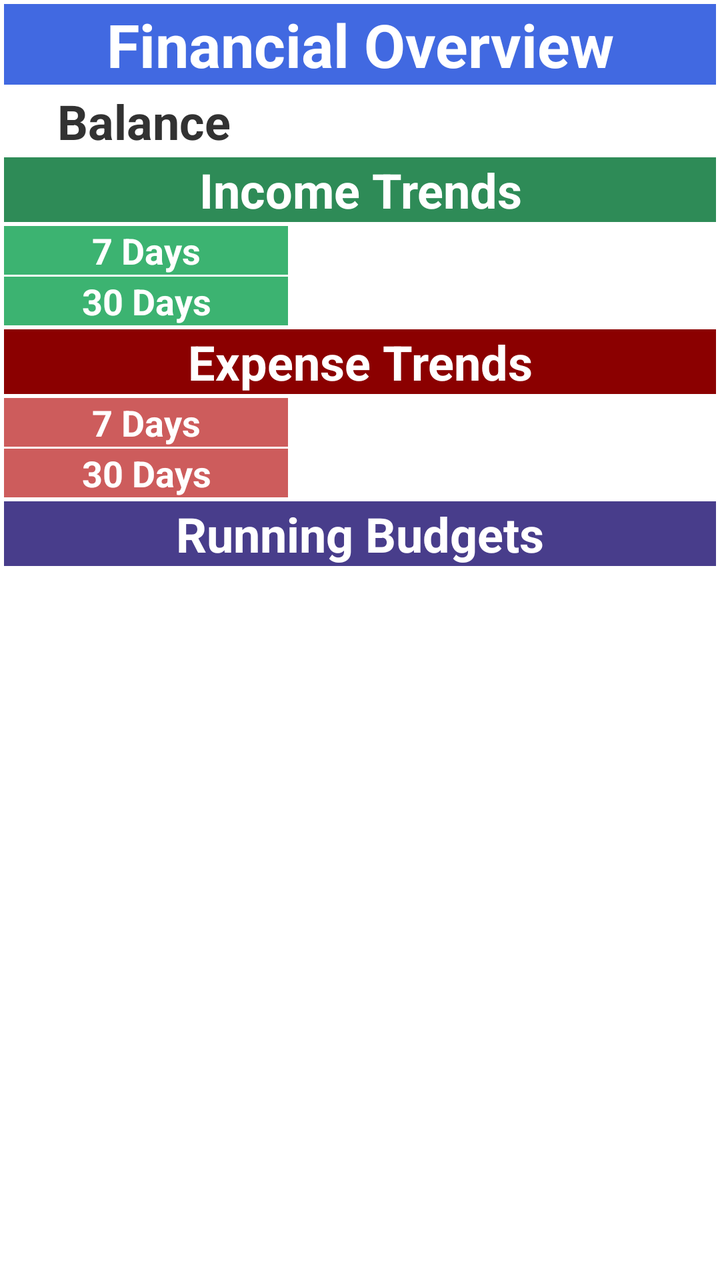
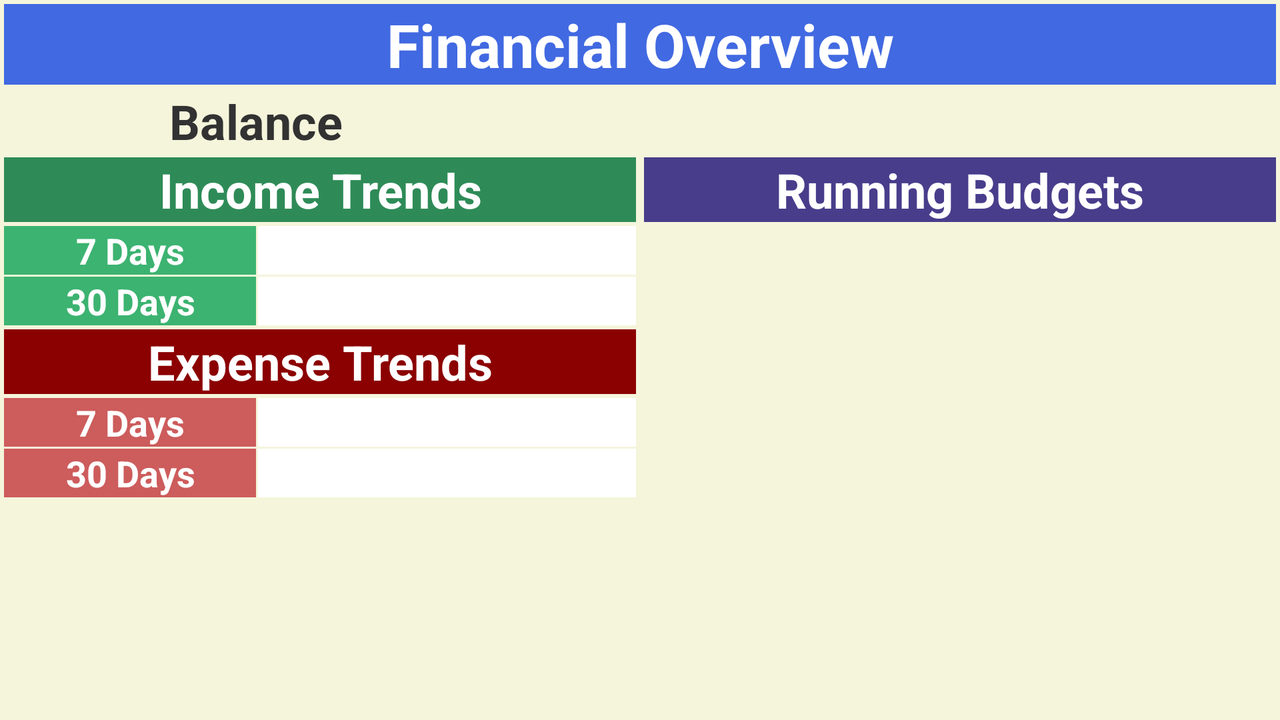

Two renders of one Android screen. The first uses the default layout on a phone; the second uses the alternative layout the repository ships for a different screen configuration, on a matching device. The two XML files are below.
<!-- AndroidManifest.xml: application theme AppTheme -->
<!-- res/layout/overview.xml -->
<?xml version="1.0" encoding="utf-8"?>
<LinearLayout xmlns:android="http://schemas.android.com/apk/res/android"
    android:layout_width="fill_parent"
    android:layout_height="fill_parent"
    android:orientation="vertical">

    <TextView
        android:layout_width="fill_parent"
        android:layout_height="wrap_content"
        android:layout_gravity="center"
        android:layout_margin="2dp"
        android:background="@color/RoyalBlue"
        android:gravity="center_horizontal"
        android:text="@string/label_overview"
        android:textColor="@color/White"
        android:textSize="30sp"
        android:textStyle="bold" />

    <LinearLayout
        android:layout_width="fill_parent"
        android:layout_height="wrap_content"
        android:orientation="horizontal">

        <TextView
            android:layout_width="0dp"
            android:layout_height="wrap_content"
            android:layout_weight="0.40"
            android:gravity="center"
            android:text="@string/balance_amount_text"
            android:textSize="24sp"
            android:textStyle="bold" />

        <TextView
            android:id="@+id/balance"
            android:layout_width="0dp"
            android:layout_height="wrap_content"
            android:layout_weight="0.60"
            android:gravity="center"
            android:textSize="24sp"
            android:textStyle="bold" />
    </LinearLayout>


    <TextView
        android:layout_width="fill_parent"
        android:layout_height="wrap_content"
        android:layout_gravity="center"
        android:layout_margin="2dp"
        android:background="@color/SeaGreen"
        android:gravity="center_horizontal"
        android:text="@string/label_income_trends"
        android:textColor="@color/White"
        android:textSize="24sp"
        android:textStyle="bold" />

    <LinearLayout
        android:layout_width="fill_parent"
        android:layout_height="wrap_content"
        android:orientation="horizontal">

        <TextView
            android:layout_width="0dp"
            android:layout_height="wrap_content"
            android:layout_marginBottom="1dp"
            android:layout_marginLeft="2dp"
            android:layout_weight="0.40"
            android:background="@color/MediumSeaGreen"
            android:gravity="center"
            android:text="@string/label_last_7_days"
            android:textColor="@android:color/white"
            android:textSize="18sp"
            android:textStyle="bold" />

        <TextView
            android:id="@+id/income_last_7_days"
            android:layout_width="0dp"
            android:layout_height="wrap_content"
            android:layout_marginBottom="1dp"
            android:layout_marginLeft="1dp"
            android:layout_marginRight="2dp"
            android:layout_weight="0.6"
            android:background="@android:color/white"
            android:gravity="center"
            android:textColor="@android:color/black"
            android:textSize="18sp" />
    </LinearLayout>

    <LinearLayout
        android:layout_width="fill_parent"
        android:layout_height="wrap_content"
        android:orientation="horizontal">

        <TextView
            android:layout_width="0dp"
            android:layout_height="wrap_content"
            android:layout_marginLeft="2dp"
            android:layout_weight="0.40"
            android:background="@color/MediumSeaGreen"
            android:gravity="center"
            android:text="@string/label_last_one_month"
            android:textColor="@android:color/white"
            android:textSize="18sp"
            android:textStyle="bold" />

        <TextView
            android:id="@+id/income_last_one_month"
            android:layout_width="0dp"
            android:layout_height="wrap_content"
            android:layout_marginLeft="1dp"
            android:layout_marginRight="2dp"
            android:layout_weight="0.6"
            android:background="@android:color/white"
            android:gravity="center"
            android:textColor="@android:color/black"
            android:textSize="18sp" />
    </LinearLayout>


    <TextView
        android:layout_width="fill_parent"
        android:layout_height="wrap_content"
        android:layout_gravity="center"
        android:layout_margin="2dp"
        android:background="@color/DarkRed"
        android:gravity="center_horizontal"
        android:text="@string/label_expense_trends"
        android:textColor="@color/White"
        android:textSize="24sp"
        android:textStyle="bold" />

    <LinearLayout
        android:layout_width="fill_parent"
        android:layout_height="wrap_content"
        android:orientation="horizontal">

        <TextView
            android:layout_width="0dp"
            android:layout_height="wrap_content"
            android:layout_marginBottom="1dp"
            android:layout_marginLeft="2dp"
            android:layout_weight="0.4"
            android:background="@color/IndianRed"
            android:gravity="center"
            android:text="@string/label_last_7_days"
            android:textColor="@android:color/white"
            android:textSize="18sp"
            android:textStyle="bold" />

        <TextView
            android:id="@+id/expense_last_7_days"
            android:layout_width="0dp"
            android:layout_height="wrap_content"
            android:layout_marginBottom="1dp"
            android:layout_marginLeft="1dp"
            android:layout_marginRight="2dp"
            android:layout_weight="0.6"
            android:background="@android:color/white"
            android:gravity="center"
            android:textColor="@android:color/black"
            android:textSize="18sp" />
    </LinearLayout>

    <LinearLayout
        android:layout_width="fill_parent"
        android:layout_height="wrap_content"
        android:orientation="horizontal">

        <TextView
            android:layout_width="0dp"
            android:layout_height="wrap_content"
            android:layout_marginLeft="2dp"
            android:layout_weight="0.4"
            android:background="@color/IndianRed"
            android:gravity="center"
            android:text="@string/label_last_one_month"
            android:textColor="@android:color/white"
            android:textSize="18sp"
            android:textStyle="bold" />

        <TextView
            android:id="@+id/expense_last_one_month"
            android:layout_width="0dp"
            android:layout_height="wrap_content"
            android:layout_marginLeft="1dp"
            android:layout_marginRight="2dp"
            android:layout_weight="0.6"
            android:background="@android:color/white"
            android:gravity="center"
            android:textColor="@android:color/black"
            android:textSize="18sp" />
    </LinearLayout>


    <TextView
        android:layout_width="fill_parent"
        android:layout_height="wrap_content"
        android:layout_gravity="center"
        android:layout_marginBottom="1dp"
        android:layout_marginLeft="2dp"
        android:layout_marginRight="2dp"
        android:layout_marginTop="2dp"
        android:background="@color/DarkSlateBlue"
        android:gravity="center_horizontal"
        android:text="@string/label_running_budgets"
        android:textColor="@android:color/white"
        android:textSize="24sp"
        android:textStyle="bold" />

    <ListView
        android:id="@android:id/list"
        android:layout_width="fill_parent"
        android:layout_height="wrap_content" />

</LinearLayout>
<!-- resources referenced by this layout -->
<resources>
  <color name="DarkRed">#8B0000</color>
  <color name="DarkSlateBlue">#483D8B</color>
  <color name="IndianRed">#CD5C5C</color>
  <color name="MediumSeaGreen">#3cb371</color>
  <color name="RoyalBlue">#4169e1</color>
  <color name="SeaGreen">#2E8B57</color>
  <color name="White">#FFFFFF</color>
  <string name="balance_amount_text">Balance</string>
  <string name="label_expense_trends">Expense Trends</string>
  <string name="label_income_trends">Income Trends</string>
  <string name="label_last_7_days">7 Days</string>
  <string name="label_last_one_month">30 Days</string>
  <string name="label_overview">Financial Overview</string>
  <string name="label_running_budgets">Running Budgets</string>
  <style name="AppTheme" parent="AppBaseTheme">
          
      </style>
  <style name="AppBaseTheme" parent="android:Theme.Light">
          
      </style>
</resources>
<!-- res/layout-land/overview.xml (the repository's variant of the layout above) -->
<!-- drawn on the phone turned sideways -->
<?xml version="1.0" encoding="utf-8"?>
<LinearLayout xmlns:android="http://schemas.android.com/apk/res/android"
    android:layout_width="fill_parent"
    android:layout_height="fill_parent"
    android:background="@color/Beige"
    android:orientation="vertical">

    <TextView
        android:layout_width="fill_parent"
        android:layout_height="wrap_content"
        android:layout_gravity="center"
        android:layout_margin="2dp"
        android:background="@color/RoyalBlue"
        android:gravity="center_horizontal"
        android:text="@string/label_overview"
        android:textColor="@color/White"
        android:textSize="30sp"
        android:textStyle="bold" />

    <LinearLayout
        android:layout_width="fill_parent"
        android:layout_height="wrap_content"
        android:orientation="horizontal">

        <TextView
            android:layout_width="0dp"
            android:layout_height="wrap_content"
            android:layout_weight="0.40"
            android:gravity="center"
            android:text="@string/balance_amount_text"
            android:textSize="24sp"
            android:textStyle="bold" />

        <TextView
            android:id="@+id/balance"
            android:layout_width="0dp"
            android:layout_height="wrap_content"
            android:layout_weight="0.60"
            android:gravity="center"
            android:textSize="24sp"
            android:textStyle="bold" />
    </LinearLayout>


    <LinearLayout
        android:layout_width="fill_parent"
        android:layout_height="wrap_content"
        android:orientation="horizontal">

        <LinearLayout
            android:layout_width="0dp"
            android:layout_height="wrap_content"
            android:layout_weight="0.5"
            android:orientation="vertical">

            <TextView
                android:layout_width="fill_parent"
                android:layout_height="wrap_content"
                android:layout_gravity="left"
                android:layout_margin="2dp"
                android:background="@color/SeaGreen"
                android:gravity="center_horizontal"
                android:text="@string/label_income_trends"
                android:textColor="@color/White"
                android:textSize="24sp"
                android:textStyle="bold" />

            <LinearLayout
                android:layout_width="fill_parent"
                android:layout_height="wrap_content"
                android:orientation="horizontal">

                <TextView
                    android:layout_width="0dp"
                    android:layout_height="wrap_content"
                    android:layout_marginBottom="1dp"
                    android:layout_marginLeft="2dp"
                    android:layout_weight="0.40"
                    android:background="@color/MediumSeaGreen"
                    android:gravity="center"
                    android:text="@string/label_last_7_days"
                    android:textColor="@android:color/white"
                    android:textSize="18sp"
                    android:textStyle="bold" />

                <TextView
                    android:id="@+id/income_last_7_days"
                    android:layout_width="0dp"
                    android:layout_height="wrap_content"
                    android:layout_marginBottom="1dp"
                    android:layout_marginLeft="1dp"
                    android:layout_marginRight="2dp"
                    android:layout_weight="0.6"
                    android:background="@android:color/white"
                    android:gravity="center"
                    android:textColor="@android:color/black"
                    android:textSize="18sp" />
            </LinearLayout>

            <LinearLayout
                android:layout_width="fill_parent"
                android:layout_height="wrap_content"
                android:orientation="horizontal">

                <TextView
                    android:layout_width="0dp"
                    android:layout_height="wrap_content"
                    android:layout_marginLeft="2dp"
                    android:layout_weight="0.40"
                    android:background="@color/MediumSeaGreen"
                    android:gravity="center"
                    android:text="@string/label_last_one_month"
                    android:textColor="@android:color/white"
                    android:textSize="18sp"
                    android:textStyle="bold" />

                <TextView
                    android:id="@+id/income_last_one_month"
                    android:layout_width="0dp"
                    android:layout_height="wrap_content"
                    android:layout_marginLeft="1dp"
                    android:layout_marginRight="2dp"
                    android:layout_weight="0.6"
                    android:background="@android:color/white"
                    android:gravity="center"
                    android:textColor="@android:color/black"
                    android:textSize="18sp" />
            </LinearLayout>


            <TextView
                android:layout_width="fill_parent"
                android:layout_height="wrap_content"
                android:layout_margin="2dp"
                android:background="@color/DarkRed"
                android:gravity="center_horizontal"
                android:text="@string/label_expense_trends"
                android:textColor="@color/White"
                android:textSize="24sp"
                android:textStyle="bold" />

            <LinearLayout
                android:layout_width="fill_parent"
                android:layout_height="wrap_content"
                android:orientation="horizontal">

                <TextView
                    android:layout_width="0dp"
                    android:layout_height="wrap_content"
                    android:layout_marginBottom="1dp"
                    android:layout_marginLeft="2dp"
                    android:layout_weight="0.4"
                    android:background="@color/IndianRed"
                    android:gravity="center"
                    android:text="@string/label_last_7_days"
                    android:textColor="@android:color/white"
                    android:textSize="18sp"
                    android:textStyle="bold" />

                <TextView
                    android:id="@+id/expense_last_7_days"
                    android:layout_width="0dp"
                    android:layout_height="wrap_content"
                    android:layout_marginBottom="1dp"
                    android:layout_marginLeft="1dp"
                    android:layout_marginRight="2dp"
                    android:layout_weight="0.6"
                    android:background="@android:color/white"
                    android:gravity="center"
                    android:textColor="@android:color/black"
                    android:textSize="18sp" />
            </LinearLayout>

            <LinearLayout
                android:layout_width="fill_parent"
                android:layout_height="wrap_content"
                android:orientation="horizontal">

                <TextView
                    android:layout_width="0dp"
                    android:layout_height="wrap_content"
                    android:layout_marginLeft="2dp"
                    android:layout_weight="0.4"
                    android:background="@color/IndianRed"
                    android:gravity="center"
                    android:text="@string/label_last_one_month"
                    android:textColor="@android:color/white"
                    android:textSize="18sp"
                    android:textStyle="bold" />

                <TextView
                    android:id="@+id/expense_last_one_month"
                    android:layout_width="0dp"
                    android:layout_height="wrap_content"
                    android:layout_marginLeft="1dp"
                    android:layout_marginRight="2dp"
                    android:layout_weight="0.6"
                    android:background="@android:color/white"
                    android:gravity="center"
                    android:textColor="@android:color/black"
                    android:textSize="18sp" />
            </LinearLayout>

        </LinearLayout>


        <LinearLayout
            android:layout_width="0dp"
            android:layout_height="wrap_content"
            android:layout_weight="0.5"
            android:orientation="vertical">

            <TextView
                android:layout_width="fill_parent"
                android:layout_height="wrap_content"
                android:layout_gravity="center"
                android:layout_marginBottom="1dp"
                android:layout_marginLeft="2dp"
                android:layout_marginRight="2dp"
                android:layout_marginTop="2dp"
                android:background="@color/DarkSlateBlue"
                android:gravity="center_horizontal"
                android:text="@string/label_running_budgets"
                android:textColor="@android:color/white"
                android:textSize="24sp"
                android:textStyle="bold" />

            <ListView
                android:id="@android:id/list"
                android:layout_width="fill_parent"
                android:layout_height="wrap_content" />
        </LinearLayout>
    </LinearLayout>
</LinearLayout>
<!-- resources referenced by the variant -->
<!-- as the phone turned sideways resolves them -->
<resources>
  <color name="Beige">#F5F5DC</color>
  <color name="DarkRed">#8B0000</color>
  <color name="DarkSlateBlue">#483D8B</color>
  <color name="IndianRed">#CD5C5C</color>
  <color name="MediumSeaGreen">#3cb371</color>
  <color name="RoyalBlue">#4169e1</color>
  <color name="SeaGreen">#2E8B57</color>
  <color name="White">#FFFFFF</color>
  <string name="balance_amount_text">Balance</string>
  <string name="label_expense_trends">Expense Trends</string>
  <string name="label_income_trends">Income Trends</string>
  <string name="label_last_7_days">7 Days</string>
  <string name="label_last_one_month">30 Days</string>
  <string name="label_overview">Financial Overview</string>
  <string name="label_running_budgets">Running Budgets</string>
  <style name="AppTheme" parent="AppBaseTheme">
          
      </style>
  <style name="AppBaseTheme" parent="android:Theme.Light">
          
      </style>
</resources>
